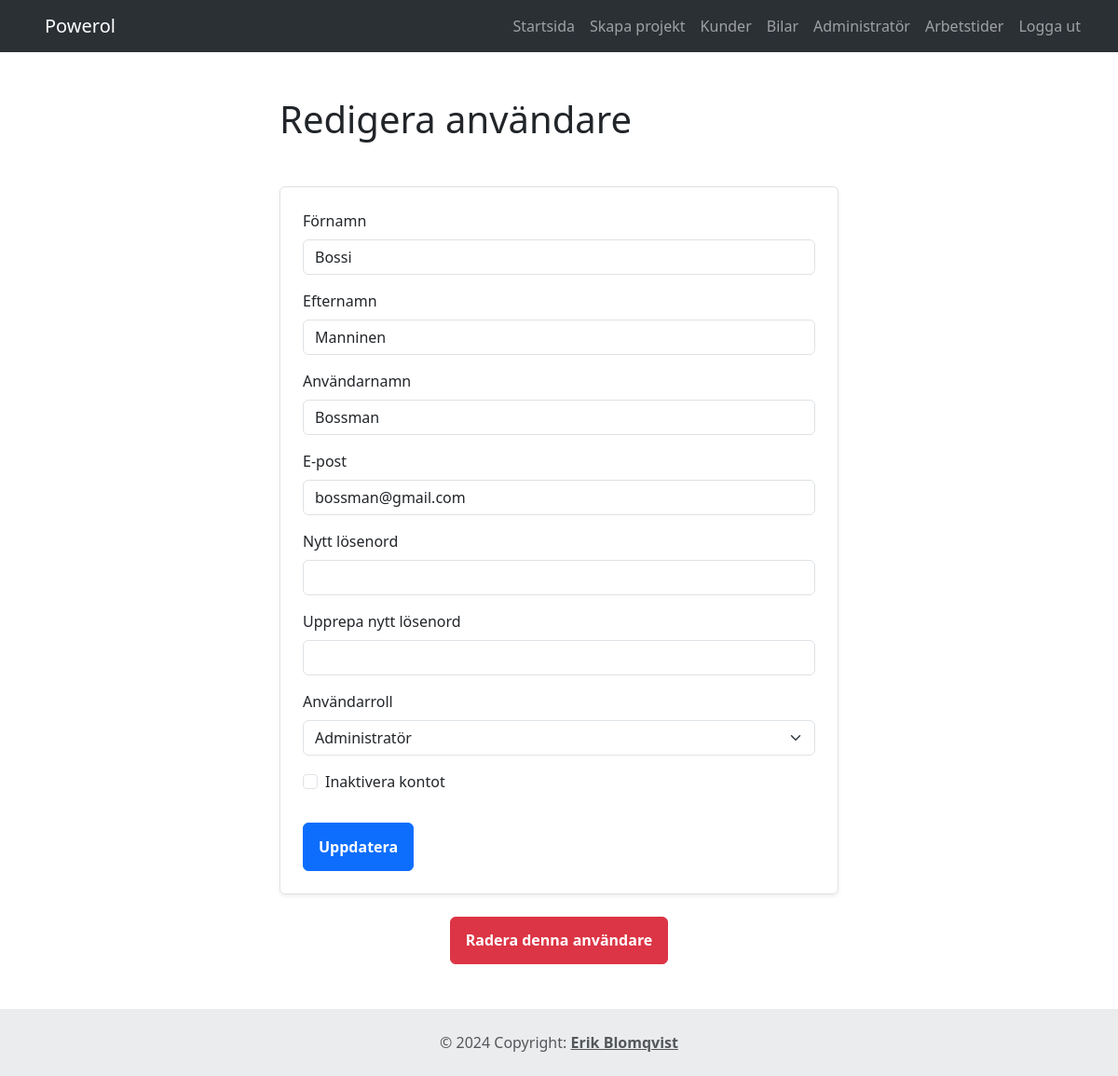
The app's page /admin-account.php?uid=7 (signed in) with its own data.
### tables this page shows
CREATE TABLE `table_users` (
  `u_id` int(11) NOT NULL,
  `u_name` varchar(255) NOT NULL,
  `u_password` varchar(512) NOT NULL,
  `u_email` varchar(255) NOT NULL,
  `u_role_fk` int(11) NOT NULL,
  `u_fname` varchar(255) NOT NULL,
  `u_lname` varchar(255) NOT NULL,
  `u_status` tinyint(1) NOT NULL
);

### includes/class.user.php (called while the page is built, shortened)
<?php
class User {
    private $pdo;
    function __construct($pdo) {
        $this->pdo = $pdo;
    }
    public function getUserInfo(int $uid) {
        $stmt_selectUserData = $this->pdo->prepare('SELECT * FROM table_users WHERE u_id = :uid');
        $stmt_selectUserData->bindParam(':uid', $uid, PDO::PARAM_INT);
        $stmt_selectUserData->execute();
        $userInfo = $stmt_selectUserData->fetch();
        return $userInfo;
    }
}
?>

### admin-account.php (the view, shortened to what this page needs)
<?php
include_once 'includes/header.php';
$userInfoArray = $user->getUserInfo($_GET['uid']);
$roleArray = $pdo->query("SELECT * FROM table_roles")->fetchAll();
?>
<div class="container min-vh-100">
    <div class="mw-500 mx-auto">
        <h1 class="mb-5">Redigera användare</h1>
        <form action="" method="post" class="border p-4 rounded shadow-sm">
            <div class="mb-3">
                <label for="ufname" class="form-label">Förnamn</label>
                <input type="text" class="form-control" name="ufname" id="ufname" value="<?php echo $userInfoArray['u_fname'] ?>">
            </div>
            <div class="mb-3">
                <label for="ulname" class="form-label">Efternamn</label>
                <input type="text" class="form-control" name="ulname" id="ulname" value="<?php echo $userInfoArray['u_lname'] ?>" >
            </div>
            <div class="mb-3">
                <label for="uname" class="form-label">Användarnamn</label>
                <input type="text" class="form-control" name="uname" id="uname" value="<?php echo $userInfoArray['u_name'] ?>" readonly required>
            </div>
            <div class="mb-3">
                <label for="umail" class="form-label">E-post</label>
                <input type="email" class="form-control" name="umail" id="umail" value="<?php echo $userInfoArray['u_email'] ?>" required>
            </div>
            <div class="mb-3">
                <label for="upassnew" class="form-label">Nytt lösenord</label>
                <input type="password" class="form-control" name="upassnew" id="upassnew">
            </div>
            <div class="mb-3">
                <label for="upassrepeat" class="form-label">Upprepa nytt lösenord</label>
                <input type="password" class="form-control" name="upassrepeat" id="upassrepeat">
            </div>
            <div class="mb-3">
                <label for="role" class="form-label">Användarroll</label>
                <select class="form-select" name="urole" id="role">
                    <?php
                        foreach ($roleArray as $role) {
                            $selected = $role['r_id'] === $userInfoArray['u_role_fk'] ? "selected" : "";
                            echo "<option {$selected} value='{$role['r_id']}'>{$role['r_name']}</option>";
                        }
                    ?>
                </select>
            </div>
            <div class="form-check mb-3">
                <input type="checkbox" class="form-check-input" id="is-disabled" name="is-disabled" value="1" <?php if($userInfoArray['u_status'] === 0){echo "checked";} ?>>
                <label class="form-check-label" for="is-disabled">Inaktivera kontot</label>
            </div>
            <div class="d-grid">
                <input type="submit" class="btn btn-primary mt-3 me-auto" name="admin-edit-user-submit" value="Uppdatera">
            </div>
        </form>
        <div class="text-center mt-4">
            <a class="btn btn-danger" href="confirm-delete.php?uid=<?php echo $_GET['uid']; ?>">Radera denna användare</a>
        </div>
    </div>
</div>
<?php
include_once 'includes/footer.php';
?>

### css/style.css (style rules this page uses)
.mw-500 { max-width: 600px; }
.btn { padding: 0.8em 1em !important; font-weight: 600 !important; }

### records on screen
table_users: ufname "Bossi", ulname "Manninen", uname "Bossman", umail "bossman@gmail.com"

### other values on screen
$menuItem['title'] "Startsida"
$menuItem['title'] "Skapa projekt"
$menuItem['title'] "Kunder"
$menuItem['title'] "Bilar"
$menuItem['title'] "Administratör"
$menuItem['title'] "Arbetstider"
form field urole "Administratör"
